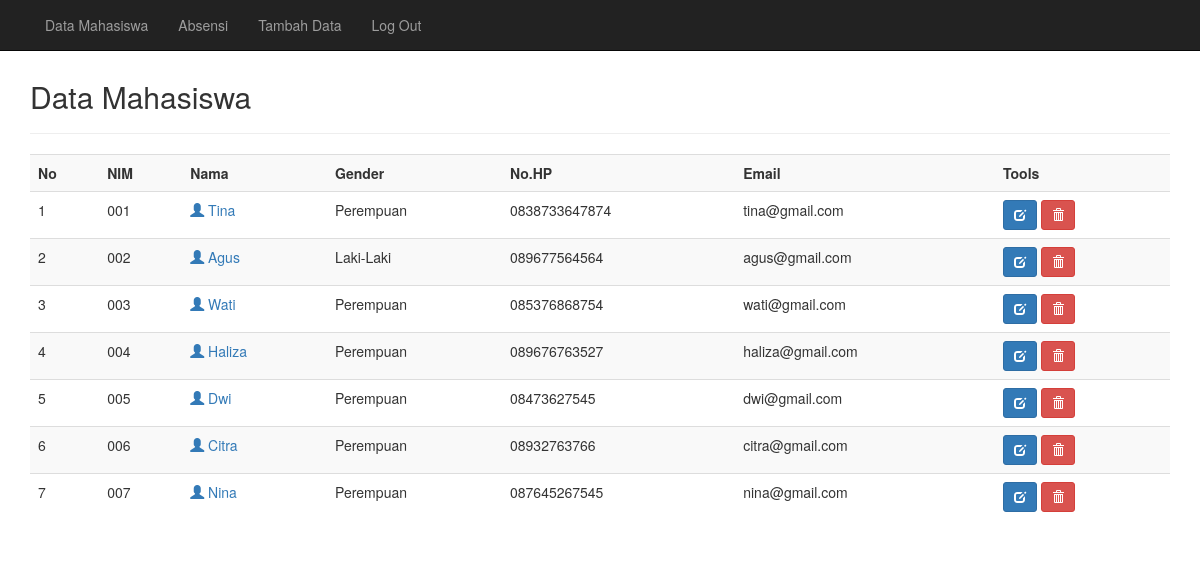
/Admin/index1.php, run on the app's committed database.
### tables this page shows
CREATE TABLE IF NOT EXISTS `mahasiswa` (
  `Nim` varchar(10) NOT NULL DEFAULT '',
  `Nama` varchar(255) DEFAULT NULL,
  `Password` varchar(255) DEFAULT NULL,
  `Gender` enum('Laki-Laki','Perempuan') DEFAULT NULL,
  `Nohp` varchar(15) DEFAULT NULL,
  `Email` varchar(255) DEFAULT NULL,
  PRIMARY KEY (`Nim`)
);

### Admin/index1.php (the view, shortened to what this page needs)
<?php
include("koneksi.php");
?>
<!DOCTYPE html>
<html lang="en">
<head>
	<link href="css/bootstrap.min.css" rel="stylesheet">
</head>
<body>
	<nav class="navbar navbar-inverse navbar-fixed-top">
		<div class="container">
			<div id="navbar" class="navbar-collapse collapse">
				<ul class="nav navbar-nav">
					<li><a href="index1.php">Data Mahasiswa</a></li>
					<li><a href="index.php">Absensi</a></li>
					<li><a href="add.php">Tambah Data</a></li>
					<li><a href="../logout.php">Log Out</a></li>
				</ul>
			</div>
		</div>
	</nav>
	<div class="container">
		<div class="content">
			<h2>Data Mahasiswa</h2>
			<hr />
			<div class="table-responsive">
			<table class="table table-striped table-hover">
				<tr>
                    <th>No</th>
					<th>NIM</th>
					<th>Nama</th>
                    <th>Gender</th>
					<th>No.HP</th>
					<th>Email</th>
					<th>Tools</th>
				</tr>
				<?php
				if(isset($_POST['lihat'])){
						$Nim = $_POST['filter'];
						$sql = mysqli_query($koneksi, "SELECT * FROM mahasiswa WHERE mahasiswa.Nim and mahasiswa.Nim = '$Nim' ORDER BY Nim ASC");
					}else{
						$sql = mysqli_query($koneksi, "select * from mahasiswa where mahasiswa.Nim ORDER BY Nim ASC");
					}
				if(mysqli_num_rows($sql) == 0){
					echo '<tr><td colspan="8">Data Tidak Ada.</td></tr>';
				}else{
					$no = 1;
					while($row = mysqli_fetch_assoc($sql)){
						echo '
						<tr>
							<td>'.$no.'</td>
							<td>'.$row['Nim'].'</td>
							<td><a href="profile.php?Nim='.$row['Nim'].'"><span class="glyphicon glyphicon-user" aria-hidden="true"></span> '.$row['Nama'].'</a></td>
                            <td>'.$row['Gender'].'</td>
							<td>'.$row['Nohp'].'</td>
                            <td>'.$row['Email'].'</td>';
						echo '
							<td>
								<a href="edit.php?Nim='.$row['Nim'].'" title="Edit Data" class="btn btn-primary btn-sm"><span class="glyphicon glyphicon-edit" aria-hidden="true"></span></a>
								<a href="index1.php?aksi=delete&Nim='.$row['Nim'].'" title="Hapus Data" onclick="return confirm(\'Anda yakin akan menghapus data '.$row['Nama'].'?\')" class="btn btn-danger btn-sm"><span class="glyphicon glyphicon-trash" aria-hidden="true"></span></a>
							</td>
						</tr>
						';
						$no++;
					}
				}
				?>
			</table>
			</div>
		</div>
	</div>
</body>
</html>

### Admin/index1.php (style rules this page uses)
.content { margin-top: 80px; }

### data on the page
mahasiswa: Nim "001", Nama "Tina", Gender "Perempuan", Nohp "0838733647874", Email "tina@gmail.com"
mahasiswa: Nim "002", Nama "Agus", Gender "Laki-Laki", Nohp "089677564564", Email "agus@gmail.com"
mahasiswa: Nim "003", Nama "Wati", Gender "Perempuan", Nohp "085376868754", Email "wati@gmail.com"
mahasiswa: Nim "004", Nama "Haliza", Gender "Perempuan", Nohp "089676763527", Email "haliza@gmail.com"
mahasiswa: Nim "005", Nama "Dwi", Gender "Perempuan", Nohp "08473627545", Email "dwi@gmail.com"
mahasiswa: Nim "006", Nama "Citra", Gender "Perempuan", Nohp "08932763766", Email "citra@gmail.com"
mahasiswa: Nim "007", Nama "Nina", Gender "Perempuan", Nohp "087645267545", Email "nina@gmail.com"
